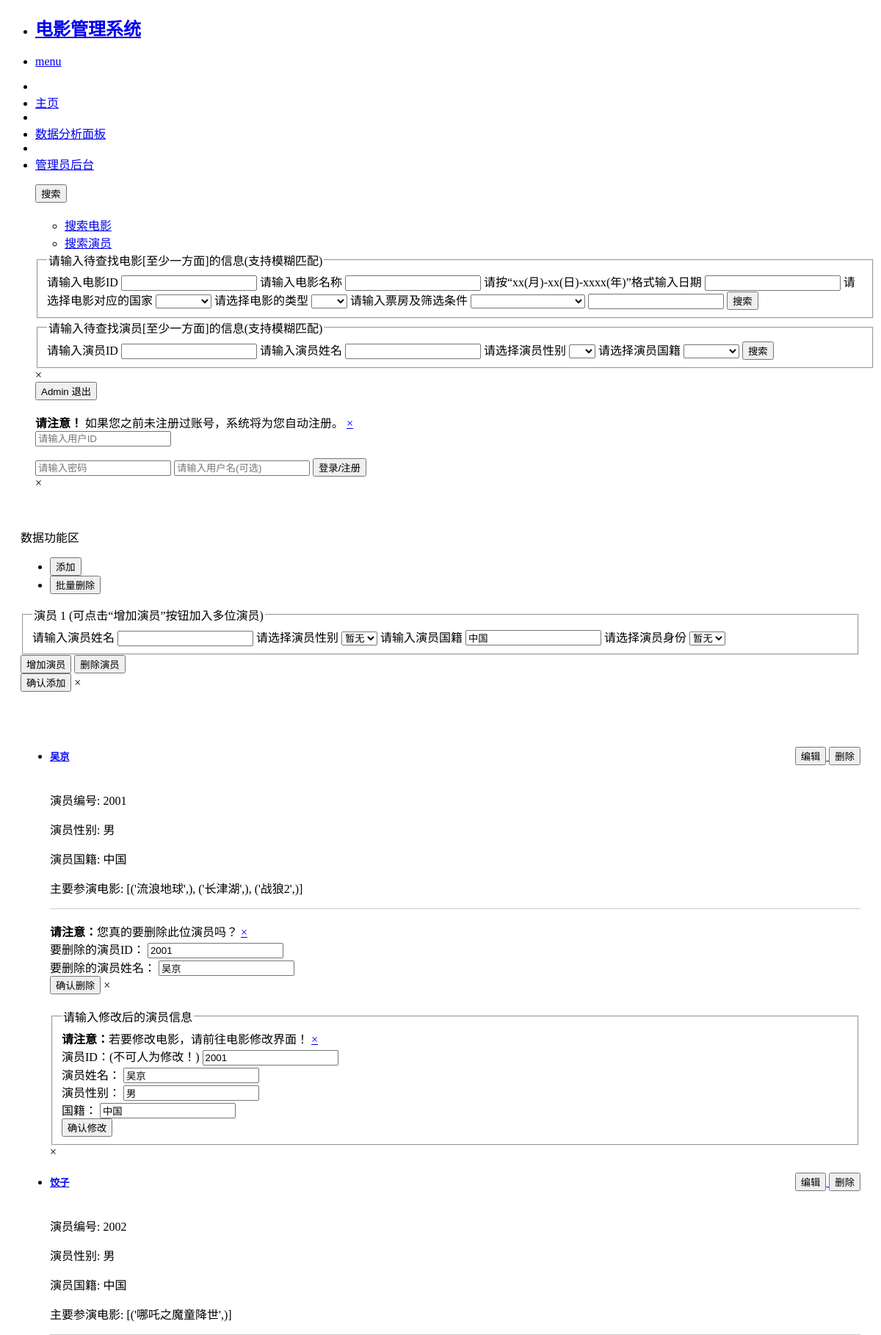
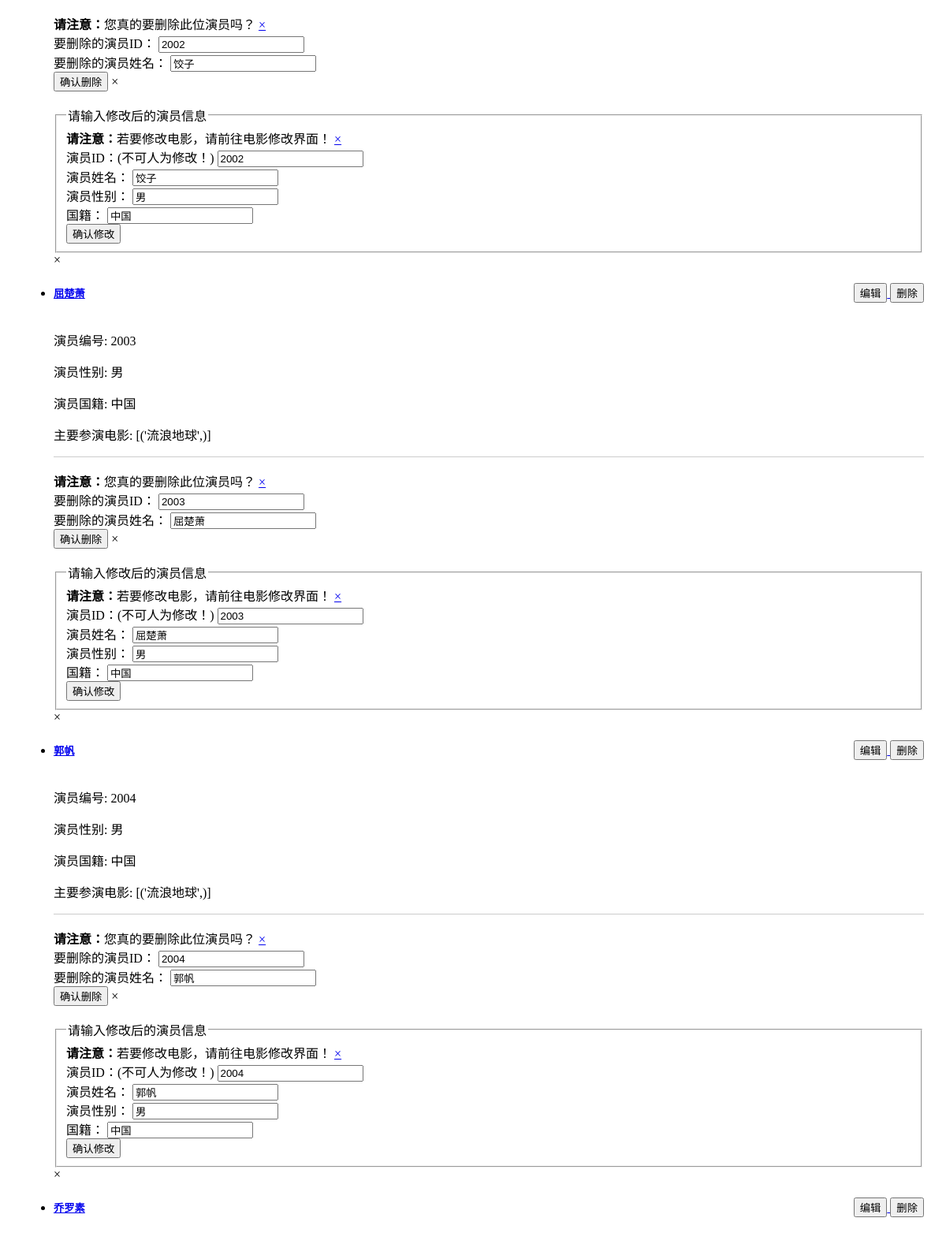
Screenshot of /admin_act_page (signed in, upper part) with the database file from the repository (2 pictures, top to bottom).
### app.py (models this page shows, shortened)
class User_info(movie_db.Model, UserMixin): #继承UserMixin类
    user_id = movie_db.Column(movie_db.String(128), nullable = False, primary_key=True)
    username = movie_db.Column(movie_db.String(128), nullable = False)
    password_hash = movie_db.Column(movie_db.String(128), nullable = False)
    mv_starred = movie_db.Column(movie_db.String(128)) #收藏的电影
    act_starred = movie_db.Column(movie_db.String(128)) #收藏的演员
    tag = movie_db.Column(movie_db.String(128)) #用不多于10个字描述一下自己
    def get_id(self):
        return str(self.user_id)

class Actor_info(movie_db.Model):
    act_id = movie_db.Column(movie_db.Integer, nullable = False, primary_key=True)
    act_name = movie_db.Column(movie_db.String(20), nullable = False)
    gender = movie_db.Column(movie_db.String(10))
    act_country = movie_db.Column(movie_db.String(20))

### app.py (the view)
@app.route('/admin_act_page', methods = ['GET'])
@login_required #用于视图保护
def demo_act():
    rst = Actor_info.query.all()
    mv_rst = {}
    for act_element in rst:
        act_id = act_element.act_id
        mv_que = movie_db.session.query(Movie_info.mv_name).join(Mv_Act, Mv_Act.mv_id == Movie_info.mv_id).filter(Mv_Act.act_id == act_id).all()
        mv_list = [temp for temp in mv_que]
        unique_mv_list = list(set(mv_list))
        mv_rst[act_id] = unique_mv_list
    return render_template('admin_act_page.html', rst_actors = rst, rst_mvs = mv_rst)

### app.py (called while the page is built)
@login_manager.user_loader
def load_user(user_id):
    user = User_info.query.get(user_id)
    return user

### templates/admin_act_page.html (shortened to what this page needs)
{% if current_user.is_authenticated %}
{% if current_user.get_id() == "1" %}
{% extends 'mainpage_base.html' %}
{% block 图片展示 %}
<div style="padding: 20px;">
    <p>数据功能区</p>
    <ul class="button-group radius">
      <li><button type="button" class="button" data-reveal-id="add_info">添加</button></li>
      <li><button type="button" class="button">批量删除</button></li>
    </ul>
    <div id="add_info" class="reveal-modal" data-reveal>
        <div id="formContainer">
            <fieldset>
                <legend>演员 1 (可点击“增加演员”按钮加入多位演员)</legend>
                <div class="form-group">
                    <form class="act_Form" method="post">
                        <div class="row" id="formItems2">
                            <div class="small-12 columns form-item">
                                请输入演员姓名
                                <input type="text" name = "act_name" required>
                                请选择演员性别
                                <select name = "gender">
                                    <option>暂无</option>
                                </select>
                                请输入演员国籍
                                <input type="text" name = "country" value = "中国" required>
                                请选择演员身份
                                <select name = "act_relation">
                                    <option>暂无</option>
                                </select>
                            </div>
                        </div>
                    </form>
                </div>
            </fieldset>
        </div>
        <div class="row">
            <div class="small-12 columns">
                <button type="button" onclick="addForm()">增加演员</button>
                <button type="button" onclick="deleteForm()">删除演员</button>
            </div>
        </div>
        <button onclick="gatherAndSubmitFormData()">确认添加</button>
        <a class="close-reveal-modal">&times;</a>
    </div>
</div>
{% endblock 图片展示 %}
{% block 搜索结果 %}
<div style="padding:20px;">
    <ul class="accordion" data-accordion>
      {% for actor in rst_actors %}
        <li class="accordion-navigation">
            <a href="#demo_{{ loop.index }}">
                <div class="row_container">
                    <h5>{{ actor.act_name }}</h5>
                    <ul class="button-group radius">
                        <button type="button" class="button round small" data-reveal-id="edit_{{ loop.index }}">编辑</button>
                        <button type="button" class="button round small" data-reveal-id="delete_{{ loop.index }}">删除</button>
                    </ul>
                </div>
            </a>
            <div id="demo_{{ loop.index }}" class="content">
                <div class="panel radius">
                <p>演员编号: {{ actor.act_id }}</p>
                <p>演员性别: {{ actor.gender }}</p>
                <p>演员国籍: {{ actor.act_country }}</p>
                <p>主要参演电影: {% for key, value in rst_mvs.items() %}
                    {% if key == actor.act_id %}
                      {{ value }}
                    {% endif %}
                  {% endfor %}</p>
                </div>
            </div>
        </li>
        <div id="delete_{{ loop.index }}" class="reveal-modal medium" data-reveal>
            <form class="act_delete_Form" action="/admin_delete_act" method="post">
                <br>
                <div data-alert class="alert-box warning">
                    <strong>请注意：</strong>您真的要删除此位演员吗？
                    <a href="#" class="close">&times;</a>
                </div>
                <label for="act_id">要删除的演员ID：</label>
                <input type="text" id="act_id" name="act_id" value="{{ actor.act_id }}" readonly><br>
                <label for="act_name">要删除的演员姓名：</label>
                <input type="text" id="act_name" name="act_name" value="{{ actor.act_name }}" readonly><br>
                <input class="button" type = "submit" name = "delete" value="确认删除">
                <a class="close-reveal-modal">&times;</a>
            </form>
        </div>
        <div id="edit_{{ loop.index }}" class="reveal-modal large" data-reveal>
            <br>
            <fieldset>
                <div data-alert class="alert-box warning">
                    <strong>请注意：</strong>若要修改电影，请前往电影修改界面！
                    <a href="#" class="close">&times;</a>
                </div>
                <legend>请输入修改后的演员信息</legend>
                <form class="act_edit_Form" action="/admin_modify_act" method="post">
                    <label for="act_id">演员ID：(不可人为修改！)</label>
                    <input type="text" id="act_id" name="act_id" value="{{ actor.act_id }}" readonly required><br>
                    <label for="act_name">演员姓名：</label>
                    <input type="text" id="act_name" name="act_name" value="{{ actor.act_name }}" required><br>
                    <label for="gender">演员性别：</label>
                    <input type="text" id="gender" name="gender" value="{{ actor.gender }}" required><br>
                    <label for="act_country">国籍：</label>
                    <input type="text" id="act_country" name="act_country" value="{{ actor.act_country }}" required><br>
                    <input class="button" type = "submit" name = "modify" value="确认修改">
                </form>
            </fieldset>
            <a class="close-reveal-modal">&times;</a>
        </div>
      {% endfor %}
    </ul>
</div>
{% endblock 搜索结果 %}
{% endif %}
{% endif %}

### templates/mainpage_base.html (shortened to what this page needs)
<!doctype html>
<html>
  <head>
    <link rel="stylesheet" href="https://cdnjs.cloudflare.com/ajax/libs/foundation/5.5.3/css/normalize.min.css">
    <link rel="stylesheet" href="https://cdnjs.cloudflare.com/ajax/libs/foundation/5.5.3/css/foundation.min.css">
    <link href='https://cdnjs.cloudflare.com/ajax/libs/foundicons/3.0.0/foundation-icons.css' rel='stylesheet' type='text/css'>
  </head>
  <body>
    <div class="fixed">
      <nav class="top-bar" data-topbar>
        <ul class="title-area">
          <li class="name">
            <h1>
              <a href="#">
                电影管理系统
              </a>
            </h1>
          </li>
          <li class="toggle-topbar menu-icon"><a href="#"><span>menu</span></a></li>
        </ul>
        <section class="top-bar-section">
          <ul class="left">
            <li class="divider"></li>
            <li><a href="#" onclick="redirectToMainPage()">主页</a></li>
            <li class="divider"></li>
            <li><a href="#">数据分析面板</a></li>
            <li class="divider"></li>
            {% if current_user.is_authenticated %}
              {% if current_user.get_id() == "1" %}
                <li><a href="#" onclick="redirectToAdmin()">管理员后台</a></li>
              {% endif %}
            {% endif %}
          </ul>
          <ul class="right">
            <button type="button" class="button radius" data-reveal-id="search"> 搜索</button>
            <div id="search" class="reveal-modal" data-reveal>
              <br>
              <ul class="tabs" data-tab>
                <li class="tab-title active"><a href="#search_movie">搜索电影</a></li>
                <li class="tab-title"><a href="#search_actor">搜索演员</a></li>
              </ul>
              <div class="tabs-content">
                <div class="content active" id="search_movie">
                  <form action = "/" method="post">
                    <fieldset>
                      <legend>请输入待查找电影[至少一方面]的信息(支持模糊匹配)</legend>
                      请输入电影ID
                      <input type="text" name = "mv_id">
                      请输入电影名称
                      <input type="text" name = "mv_name">
                      请按“xx(月)-xx(日)-xxxx(年)”格式输入日期
                      <input type="text" name = "date">
                      请选择电影对应的国家
                      <select name = "mv_country">
                        <option></option>
                        <option>中国</option>
                      </select>
                      请选择电影的类型
                      <select name = "mv_type">
                        <option></option>
                        <option>动作</option>
                      </select>
                      请输入票房及筛选条件
                      <select name = "box_1">
                        <option></option>
                        <option>选出大于该票房的</option>
                      </select>
                      <input type="text" name = "box_2">
                      <input class="button" type = "submit" name = "search_mv" value="搜索">
                    </fieldset>
                  </form>
                </div>
                <div class="content" id="search_actor">
                  <form action = "/" method="post">
                    <fieldset>
                      <legend>请输入待查找演员[至少一方面]的信息(支持模糊匹配)</legend>
                      请输入演员ID
                      <input type="text" name = "act_id">
                      请输入演员姓名
                      <input type="text" name = "act_name">
                      请选择演员性别
                      <select name = "gender">
                        <option></option>
                        <option>男</option>
                      </select>
                      请选择演员国籍
                      <select name = "act_country">
                        <option></option>
                        <option>中国</option>
                      </select>
                      <input class="button" type = "submit" name = "search_act" value="搜索">
                    </fieldset>
                  </form>
                </div>
              </div>
              <a class="close-reveal-modal">&times;</a>
            </div>
            {% if current_user.is_authenticated %}
              <button type="button" class="button radius" id="logout">{{ current_user.username }} 退出</button>
            {% else %}
              <button type="button" class="button radius" data-reveal-id="login"><i class="fi-pencil"></i> 登录/注册</button>
            {% endif %}
            <div id="login" class="reveal-modal" data-reveal>
              <br>
              <form action = "/login" method = "post">
                <div data-alert class="alert-box warning">
                  <strong>请注意！</strong> 如果您之前未注册过账号，系统将为您自动注册。
                  <a href="#" class="close">&times;</a>
                </div>
                <input type="text" id = "user_id" name = "user_id" placeholder="请输入用户ID" required>
                <input type="password" name = "password" placeholder="请输入密码" required>
                <input type="text" name = "username" placeholder="请输入用户名(可选)">
                <input class="button" type = "submit" name = "log_in" value="登录/注册">
              </form>
              <a class="close-reveal-modal">&times;</a>
            </div>
          </ul>
        </section>
      </nav>
    </div>
    {% block 图片展示 %}{% endblock 图片展示 %}
    {% block 搜索结果 %}{% endblock 搜索结果 %}
  </body>
</html>

### templates/admin_act_page.html (style rules this page uses)
.accordion-navigation { border-bottom: 1px solid #ccc; }
.row_container { display: flex; justify-content: space-between; align-items: center; }

### rows the page displays
User_info: username "Admin"
Actor_info: act_name "吴京", act_id "2001", gender "男", act_country "中国", value "[('流浪地球',), ('长津湖',), ('战狼2',)]"
Actor_info: act_name "饺子", act_id "2002", gender "男", act_country "中国", value "[('哪吒之魔童降世',)]"
Actor_info: act_name "屈楚萧", act_id "2003", gender "男", act_country "中国", value "[('流浪地球',)]"
Actor_info: act_name "郭帆", act_id "2004", gender "男", act_country "中国", value "[('流浪地球',)]"
Actor_info: act_name "乔罗素"
